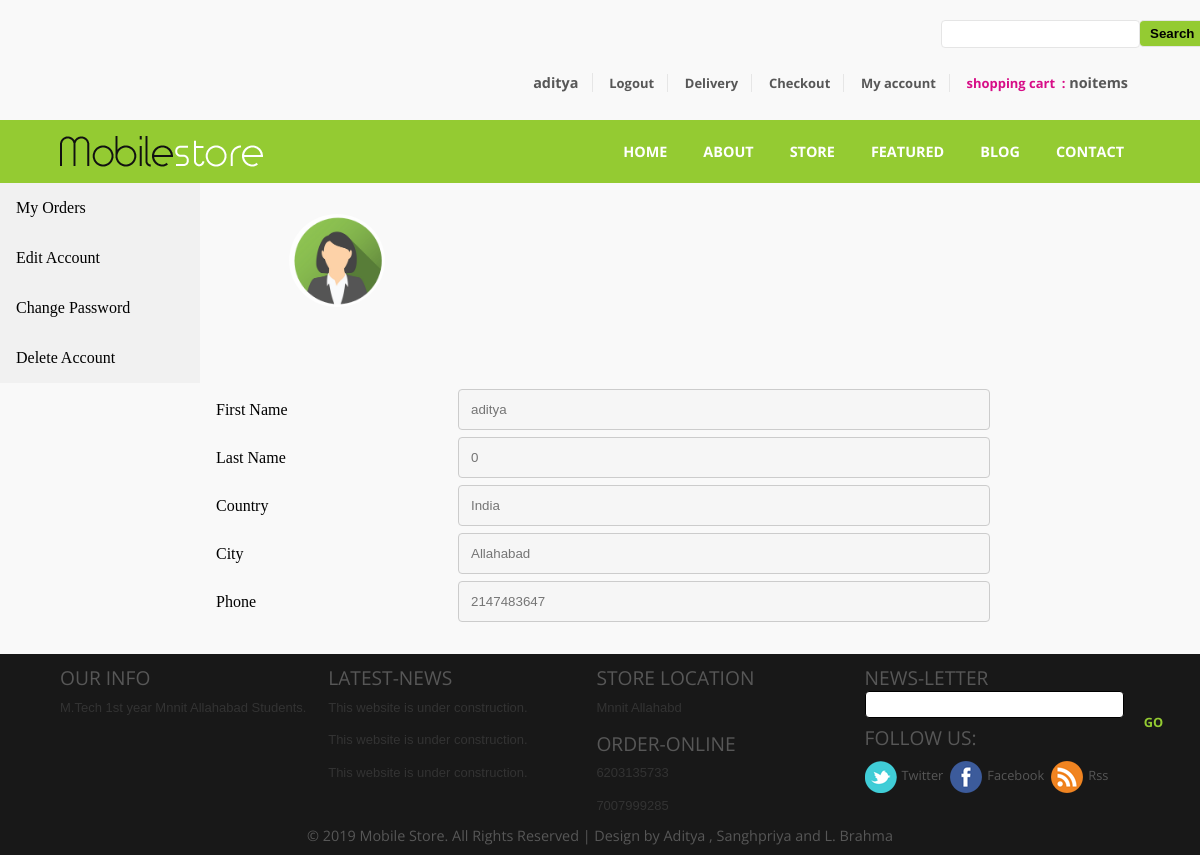
Screenshot of /customer/my_account.php (signed in) with the database file from the repository.
### tables this page shows
CREATE TABLE `customers` (
  `customer_id` int(10) NOT NULL,
  `customer_fname` text NOT NULL,
  `customer_lname` text NOT NULL,
  `customer_email` varchar(100) NOT NULL,
  `customer_pass` varchar(100) NOT NULL,
  `customer_country` text NOT NULL,
  `customer_city` text NOT NULL,
  `customer_dob` date NOT NULL,
  `customer_phone` int(10) NOT NULL,
  `customer_ip` varchar(255) NOT NULL
);

### web/customer/my_account.php (the view, shortened to what this page needs)
<!DOCTYPE>
<?php
include("../functions/function.php");
?>
<html>
	<head>
		<link href="../css/style.css" rel="stylesheet" type="text/css"  media="all" />
		<link rel="stylesheet" href="css/responsiveslides.css">
	</head>
	<body>
		<div class="wrap">
		<div class="header">
			<div class="search-bar">
				<form>
					<input type="text"><input type="submit" value="Search" />
				</form>
			</div>
			<div class="header-top-nav">
				<ul>
					<li><?php
					if(isset($_SESSION['customer_email'])){
						 $user =$_SESSION['customer_email'];
						$get_user = "select * from customers where customer_email='$user'";
				  $run_user = mysqli_query($con , $get_user);
				  $row_user = mysqli_fetch_array($run_user);
				  $c_fname= $row_user['customer_fname'];
					echo  $c_fname;
					}
					else {
					echo "<a href='../customer_register.php'>Register</a>";
					}?></li>
					<li><?php
					if(!isset($_SESSION['customer_email'])){
					echo "<a href='../login.php'>Log in</a>";
					}
					else{
						echo "<a href='../logout.php'>Logout</a>";
					}
					?></li>
					<li><a href="#">Delivery</a></li>
					<li><a href="#">Checkout</a></li>
					<li><a href="my_account.php">My account</a></li>
					<li><a href="#"><span>shopping cart&nbsp;&nbsp;: </span></a><label> &nbsp;noitems</label></li>
				</ul>
			</div>
		</div>
		</div>
		<div class="top-header">
			<div class="wrap">
			<div class="logo">
				<a href="index.html"><img src="../images/logo.png" title="logo" /></a>
			</div>
		<div class="top-nav">
			<ul>
				<li><a href="../index.php">Home</a></li>
				<li><a href="../about.html">About</a></li>
				<li><a href="../store.php">Store</a></li>
				<li><a href="../store.html">Featured</a></li>
				<li><a href="../blog.html">Blog</a></li>
				<li><a href="../contact.html">Contact</a></li>
			</ul>
		</div>
		</div>
		</div>
		<div class="conatiner">
		<div class="sidebar_acc">
		 <?php
				  $user = $_SESSION['customer_email'];
				  $get_user = "select * from customers where customer_email='$user'";
				  $run_user = mysqli_query($con , $get_user);
				  $row_user = mysqli_fetch_array($run_user);
				  $c_fname= $row_user['customer_fname'];
				   $c_lname= $row_user['customer_lname'];
				   $c_country= $row_user['customer_country'];
				    $c_city= $row_user['customer_city'];
				    $c_phone= $row_user['customer_phone'];
				  ?>
				  <a href="../delivery.php">My Orders</a>
				  <a href="my_account.php?edit_account">Edit Account</a>
				  <a href="my_account.php?change_password">Change Password</a>
				  <a href="my_account.php?delete_account">Delete Account</a>
				</div>
				<div class="content_acc">
				  <form action="my_account.php">
				 <?php
				if(!isset($_GET['my_orders'])){
					if(!isset($_GET['edit_account'])){
						if(!isset($_GET['change_pass'])){
							if(!isset($_GET['delete_account'])){
				echo "
				<div class='row'>
      <div class='col-25'>
       <div class='imgcontainer'>
	    <img src='avatar1.png' alt='Avatar' class='avatar'>
    </div>
      </div>
      <div class='col-75'>
      </div>
    </div>
     <div class='row'>
      <div class='col-25'>
        <label for='fname'>First Name</label>
      </div>
      <div class='col-75'>
        <input type='text' id='fname' name='firstname' placeholder='$c_fname' disabled>
      </div>
    </div>
     <div class='row'>
      <div class='col-25'>
        <label for='lname'>Last Name</label>
      </div>
      <div class='col-75'>
        <input type='text' id='lname' name='lastname' placeholder='$c_lname' disabled>
      </div>
    </div>
     <div class='row'>
      <div class='col-25'>
        <label for='country'>Country</label>
      </div>
      <div class='col-75'>
         <input type='text' id='country' name='country' placeholder='$c_country' disabled>
      </div>
    </div>
	 <div class='row'>
      <div class='col-25'>
        <label for='city'>City</label>
      </div>
      <div class='col-75'>
         <input type='text' id='city' name='city' placeholder='$c_city' disabled>
      </div>
    </div>
    <div class='row'>
      <div class='col-25'>
        <label for='phone'>Phone</label>
      </div>
      <div class='col-75'>
        <input type='text' id='phone' name='phone' placeholder='$c_phone' disabled>
      </div>
    </div> ";
							}
						}
					}
				}
				?>
	  </form>
</div>
		</div>
		<div class="footer">
			<div class="wrap">
			<div class="section group">
				<div class="col_1_of_4 span_1_of_4">
					<h3>Our Info</h3>
					<p>M.Tech 1st year Mnnit Allahabad Students.</p>
				</div>
				<div class="col_1_of_4 span_1_of_4">
					<h3>Latest-News</h3>
					<p>This website is under construction.</p>
					<p>This website is under construction.</p>
					<p>This website is under construction.</p>
				</div>
				<div class="col_1_of_4 span_1_of_4">
					<h3>Store Location</h3>
					<p>Mnnit Allahabd</p>
					<h3>Order-online</h3>
					<p>6203135733</p>
					<p>7007999285</p>
				</div>
				<div class="col_1_of_4 span_1_of_4 footer-lastgrid">
					<h3>News-Letter</h3>
					<form>
						<input type="text"><input type="submit" value="go" />
					</form>
					<h3>Follow Us:</h3>
					 <ul>
					 	<li><a href="#"><img src="../images/twitter.png" title="twitter" />Twitter</a></li>
					 	<li><a href="#"><img src="../images/facebook.png" title="Facebook" />Facebook</a></li>
					 	<li><a href="#"><img src="../images/rss.png" title="Rss" />Rss</a></li>
					 </ul>
				</div>
			</div>
		</div>
		<div class="wrap">
		<div class="copy-right">
			<p>&copy; 2019 Mobile Store. All Rights Reserved | Design by  Aditya , Sanghpriya and L. Brahma</p>
		</div>
		</div>
		</div>
	</body>
</html>

### rows the page displays
customers: customer_fname "aditya", firstname "aditya", lastname "0", country "India", city "Allahabad", phone "2147483647"
